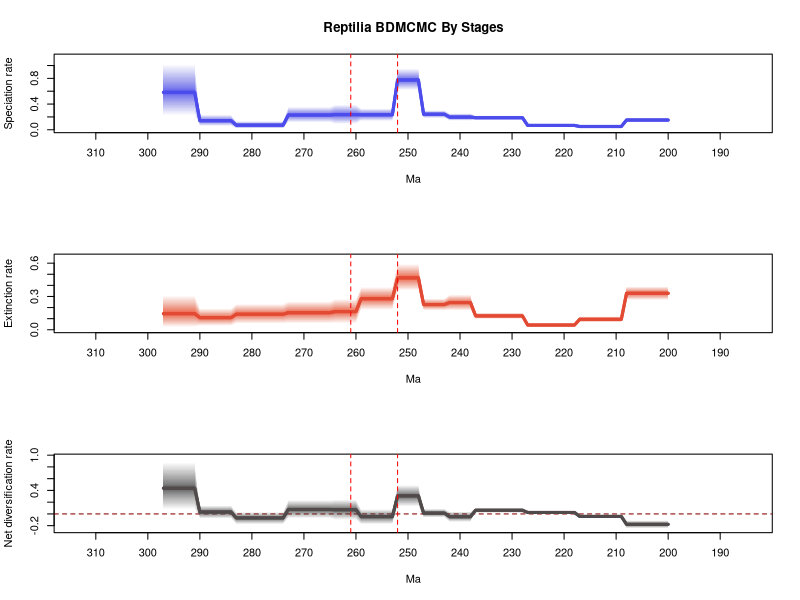

R code for this plot:
# 1 files combined:
# 	.\reptilia\mcmc_fixshift_no_predictors\D_bdmcmc\combined_10_marginal_rates.log

# 95% HPDs calculated using code from Biopy (https://www.cs.auckland.ac.nz/~yhel002/biopy/)

pdf(file='C:/Users/SimoesLabAdmin/Documents/BDNN_Arielli/reptilia/mcmc_fixshift_no_predictors/D_bdmcmc/combined_10_marginal_rates_RTT_plot2.pdf',width=8.4, height=10.8)
par(mfrow=c(3,1))
library(scales)
plot_RTT <- function (age,hpd_M,hpd_m,mean_m,color){
    N=100
    beta=(1:(N-1))/N
    alpha_shape=0.25
    cat=1-(beta^(1./alpha_shape))
    for (i in 1:(N-1)){
        trans= 1/N + 2/N
        polygon(c(age, rev(age)), c(hpd_M-((hpd_M-mean_m)*cat[i]), rev(hpd_m+((mean_m-hpd_m)*cat[i]))), col = alpha(color,trans), border = NA)
    }
    lines(rev(age), rev(mean_m), col = color, lwd=3)
}
    
L_hpd_m95=c(NA, NA,NA,NA,NA,NA,NA,NA,NA,NA,NA,NA,NA,NA,NA,NA,NA,NA,NA,NA,NA,NA,NA,NA,NA,NA,NA,NA,NA,NA,NA,NA,NA,NA,NA,NA,NA,NA,NA,NA,NA,NA,NA,NA,NA,NA,NA,NA,NA,NA,NA,NA,NA,NA,NA,NA,NA,NA,NA,NA,NA,NA,NA,NA,NA,NA,NA,NA,NA,NA,NA,NA,NA,NA,NA,NA,NA,NA,NA,NA,NA,NA,NA,NA,NA,NA,NA,NA,NA,NA,NA,NA,NA,NA,NA,NA,NA,NA,NA,NA,NA,NA,NA,NA,NA,NA,NA,NA,NA,NA,NA,NA,NA,NA,NA,NA,NA,NA,NA,NA,NA,NA,NA,NA,NA,NA,NA,NA,NA,NA,NA,NA,NA,NA,NA,NA,NA,NA,NA,NA,NA,NA,NA,NA,NA,NA,NA,NA,NA,NA,NA,NA,NA,NA,NA,NA,NA,NA,NA,NA,NA,NA,NA,NA,NA,NA,NA,NA,NA,NA,NA,NA,NA,NA,NA,NA,NA,NA,NA,NA,NA,NA,NA,NA,NA,NA,NA,NA,NA,NA,NA,NA,NA,NA,NA,NA,NA,NA,NA,NA,0.114894,0.114894,0.114894,0.114894,0.114894,0.114894,0.114894,0.114894,0.114894,0.03326,0.03326,0.03326,0.03326,0.03326,0.03326,0.03326,0.03326,0.03326,0.046772,0.046772,0.046772,0.046772,0.046772,0.046772,0.046772,0.046772,0.046772,0.046772,0.151488,0.151488,0.151488,0.151488,0.151488,0.151488,0.151488,0.151488,0.151488,0.151488,0.139884,0.139884,0.139884,0.139884,0.139884,0.180819,0.180819,0.180819,0.180819,0.180819,0.615236,0.615236,0.615236,0.615236,0.615236,0.136393,0.136393,0.136393,0.136393,0.136393,0.136393,0.136393,0.088346,0.088346,0.088346,0.088346,0.088346,0.114546,0.114546,0.114546,0.114546,0.114546,0.114546,0.114546,0.114546,0.114546,0.017754,0.017754,0.017754,0.017754,0.017754,0.017754,0.017754,0.017754,0.017754,0.017754,0.057652,0.057652,0.057652,0.057652,0.057652,0.057652,0.057652,0.216797,0.216797,0.216797,0.216797,0.216797,0.216797,0.216797)
L_hpd_M95=c(NA, NA,NA,NA,NA,NA,NA,NA,NA,NA,NA,NA,NA,NA,NA,NA,NA,NA,NA,NA,NA,NA,NA,NA,NA,NA,NA,NA,NA,NA,NA,NA,NA,NA,NA,NA,NA,NA,NA,NA,NA,NA,NA,NA,NA,NA,NA,NA,NA,NA,NA,NA,NA,NA,NA,NA,NA,NA,NA,NA,NA,NA,NA,NA,NA,NA,NA,NA,NA,NA,NA,NA,NA,NA,NA,NA,NA,NA,NA,NA,NA,NA,NA,NA,NA,NA,NA,NA,NA,NA,NA,NA,NA,NA,NA,NA,NA,NA,NA,NA,NA,NA,NA,NA,NA,NA,NA,NA,NA,NA,NA,NA,NA,NA,NA,NA,NA,NA,NA,NA,NA,NA,NA,NA,NA,NA,NA,NA,NA,NA,NA,NA,NA,NA,NA,NA,NA,NA,NA,NA,NA,NA,NA,NA,NA,NA,NA,NA,NA,NA,NA,NA,NA,NA,NA,NA,NA,NA,NA,NA,NA,NA,NA,NA,NA,NA,NA,NA,NA,NA,NA,NA,NA,NA,NA,NA,NA,NA,NA,NA,NA,NA,NA,NA,NA,NA,NA,NA,NA,NA,NA,NA,NA,NA,NA,NA,NA,NA,NA,NA,0.189069,0.189069,0.189069,0.189069,0.189069,0.189069,0.189069,0.189069,0.189069,0.069171,0.069171,0.069171,0.069171,0.069171,0.069171,0.069171,0.069171,0.069171,0.088614,0.088614,0.088614,0.088614,0.088614,0.088614,0.088614,0.088614,0.088614,0.088614,0.223601,0.223601,0.223601,0.223601,0.223601,0.223601,0.223601,0.223601,0.223601,0.223601,0.257515,0.257515,0.257515,0.257515,0.257515,0.303288,0.303288,0.303288,0.303288,0.303288,0.957867,0.957867,0.957867,0.957867,0.957867,0.333534,0.333534,0.333534,0.333534,0.333534,0.333534,0.333534,0.394066,0.394066,0.394066,0.394066,0.394066,0.359506,0.359506,0.359506,0.359506,0.359506,0.359506,0.359506,0.359506,0.359506,0.133905,0.133905,0.133905,0.133905,0.133905,0.133905,0.133905,0.133905,0.133905,0.133905,0.233301,0.233301,0.233301,0.233301,0.233301,0.233301,0.233301,1.029184,1.029184,1.029184,1.029184,1.029184,1.029184,1.029184)
M_hpd_m95=c(NA, NA,NA,NA,NA,NA,NA,NA,NA,NA,NA,NA,NA,NA,NA,NA,NA,NA,NA,NA,NA,NA,NA,NA,NA,NA,NA,NA,NA,NA,NA,NA,NA,NA,NA,NA,NA,NA,NA,NA,NA,NA,NA,NA,NA,NA,NA,NA,NA,NA,NA,NA,NA,NA,NA,NA,NA,NA,NA,NA,NA,NA,NA,NA,NA,NA,NA,NA,NA,NA,NA,NA,NA,NA,NA,NA,NA,NA,NA,NA,NA,NA,NA,NA,NA,NA,NA,NA,NA,NA,NA,NA,NA,NA,NA,NA,NA,NA,NA,NA,NA,NA,NA,NA,NA,NA,NA,NA,NA,NA,NA,NA,NA,NA,NA,NA,NA,NA,NA,NA,NA,NA,NA,NA,NA,NA,NA,NA,NA,NA,NA,NA,NA,NA,NA,NA,NA,NA,NA,NA,NA,NA,NA,NA,NA,NA,NA,NA,NA,NA,NA,NA,NA,NA,NA,NA,NA,NA,NA,NA,NA,NA,NA,NA,NA,NA,NA,NA,NA,NA,NA,NA,NA,NA,NA,NA,NA,NA,NA,NA,NA,NA,NA,NA,NA,NA,NA,NA,NA,NA,NA,NA,NA,NA,NA,NA,NA,NA,NA,NA,0.266566,0.266566,0.266566,0.266566,0.266566,0.266566,0.266566,0.266566,0.266566,0.066591,0.066591,0.066591,0.066591,0.066591,0.066591,0.066591,0.066591,0.066591,0.025333,0.025333,0.025333,0.025333,0.025333,0.025333,0.025333,0.025333,0.025333,0.025333,0.097955,0.097955,0.097955,0.097955,0.097955,0.097955,0.097955,0.097955,0.097955,0.097955,0.173304,0.173304,0.173304,0.173304,0.173304,0.173803,0.173803,0.173803,0.173803,0.173803,0.350377,0.350377,0.350377,0.350377,0.350377,0.177886,0.177886,0.177886,0.177886,0.177886,0.177886,0.177886,0.056537,0.056537,0.056537,0.056537,0.056537,0.055635,0.055635,0.055635,0.055635,0.055635,0.055635,0.055635,0.055635,0.055635,0.054453,0.054453,0.054453,0.054453,0.054453,0.054453,0.054453,0.054453,0.054453,0.054453,0.034603,0.034603,0.034603,0.034603,0.034603,0.034603,0.034603,0.020277,0.020277,0.020277,0.020277,0.020277,0.020277,0.020277)
M_hpd_M95=c(NA, NA,NA,NA,NA,NA,NA,NA,NA,NA,NA,NA,NA,NA,NA,NA,NA,NA,NA,NA,NA,NA,NA,NA,NA,NA,NA,NA,NA,NA,NA,NA,NA,NA,NA,NA,NA,NA,NA,NA,NA,NA,NA,NA,NA,NA,NA,NA,NA,NA,NA,NA,NA,NA,NA,NA,NA,NA,NA,NA,NA,NA,NA,NA,NA,NA,NA,NA,NA,NA,NA,NA,NA,NA,NA,NA,NA,NA,NA,NA,NA,NA,NA,NA,NA,NA,NA,NA,NA,NA,NA,NA,NA,NA,NA,NA,NA,NA,NA,NA,NA,NA,NA,NA,NA,NA,NA,NA,NA,NA,NA,NA,NA,NA,NA,NA,NA,NA,NA,NA,NA,NA,NA,NA,NA,NA,NA,NA,NA,NA,NA,NA,NA,NA,NA,NA,NA,NA,NA,NA,NA,NA,NA,NA,NA,NA,NA,NA,NA,NA,NA,NA,NA,NA,NA,NA,NA,NA,NA,NA,NA,NA,NA,NA,NA,NA,NA,NA,NA,NA,NA,NA,NA,NA,NA,NA,NA,NA,NA,NA,NA,NA,NA,NA,NA,NA,NA,NA,NA,NA,NA,NA,NA,NA,NA,NA,NA,NA,NA,NA,0.392005,0.392005,0.392005,0.392005,0.392005,0.392005,0.392005,0.392005,0.392005,0.121234,0.121234,0.121234,0.121234,0.121234,0.121234,0.121234,0.121234,0.121234,0.06033,0.06033,0.06033,0.06033,0.06033,0.06033,0.06033,0.06033,0.06033,0.06033,0.154237,0.154237,0.154237,0.154237,0.154237,0.154237,0.154237,0.154237,0.154237,0.154237,0.317843,0.317843,0.317843,0.317843,0.317843,0.282915,0.282915,0.282915,0.282915,0.282915,0.595626,0.595626,0.595626,0.595626,0.595626,0.387275,0.387275,0.387275,0.387275,0.387275,0.387275,0.387275,0.280159,0.280159,0.280159,0.280159,0.280159,0.258638,0.258638,0.258638,0.258638,0.258638,0.258638,0.258638,0.258638,0.258638,0.234325,0.234325,0.234325,0.234325,0.234325,0.234325,0.234325,0.234325,0.234325,0.234325,0.193448,0.193448,0.193448,0.193448,0.193448,0.193448,0.193448,0.310559,0.310559,0.310559,0.310559,0.310559,0.310559,0.310559)
R_hpd_m95=c(NA, NA,NA,NA,NA,NA,NA,NA,NA,NA,NA,NA,NA,NA,NA,NA,NA,NA,NA,NA,NA,NA,NA,NA,NA,NA,NA,NA,NA,NA,NA,NA,NA,NA,NA,NA,NA,NA,NA,NA,NA,NA,NA,NA,NA,NA,NA,NA,NA,NA,NA,NA,NA,NA,NA,NA,NA,NA,NA,NA,NA,NA,NA,NA,NA,NA,NA,NA,NA,NA,NA,NA,NA,NA,NA,NA,NA,NA,NA,NA,NA,NA,NA,NA,NA,NA,NA,NA,NA,NA,NA,NA,NA,NA,NA,NA,NA,NA,NA,NA,NA,NA,NA,NA,NA,NA,NA,NA,NA,NA,NA,NA,NA,NA,NA,NA,NA,NA,NA,NA,NA,NA,NA,NA,NA,NA,NA,NA,NA,NA,NA,NA,NA,NA,NA,NA,NA,NA,NA,NA,NA,NA,NA,NA,NA,NA,NA,NA,NA,NA,NA,NA,NA,NA,NA,NA,NA,NA,NA,NA,NA,NA,NA,NA,NA,NA,NA,NA,NA,NA,NA,NA,NA,NA,NA,NA,NA,NA,NA,NA,NA,NA,NA,NA,NA,NA,NA,NA,NA,NA,NA,NA,NA,NA,NA,NA,NA,NA,NA,NA,-0.245068,-0.245068,-0.245068,-0.245068,-0.245068,-0.245068,-0.245068,-0.245068,-0.245068,-0.072019,-0.072019,-0.072019,-0.072019,-0.072019,-0.072019,-0.072019,-0.072019,-0.072019,0.001971,0.001971,0.001971,0.001971,0.001971,0.001971,0.001971,0.001971,0.001971,0.001971,0.017861,0.017861,0.017861,0.017861,0.017861,0.017861,0.017861,0.017861,0.017861,0.017861,-0.136564,-0.136564,-0.136564,-0.136564,-0.136564,-0.060812,-0.060812,-0.060812,-0.060812,-0.060812,0.126858,0.126858,0.126858,0.126858,0.126858,-0.176934,-0.176934,-0.176934,-0.176934,-0.176934,-0.176934,-0.176934,-0.104292,-0.104292,-0.104292,-0.104292,-0.104292,-0.078207,-0.078207,-0.078207,-0.078207,-0.078207,-0.078207,-0.078207,-0.078207,-0.078207,-0.176243,-0.176243,-0.176243,-0.176243,-0.176243,-0.176243,-0.176243,-0.176243,-0.176243,-0.176243,-0.080873,-0.080873,-0.080873,-0.080873,-0.080873,-0.080873,-0.080873,0.074403,0.074403,0.074403,0.074403,0.074403,0.074403,0.074403)
R_hpd_M95=c(NA, NA,NA,NA,NA,NA,NA,NA,NA,NA,NA,NA,NA,NA,NA,NA,NA,NA,NA,NA,NA,NA,NA,NA,NA,NA,NA,NA,NA,NA,NA,NA,NA,NA,NA,NA,NA,NA,NA,NA,NA,NA,NA,NA,NA,NA,NA,NA,NA,NA,NA,NA,NA,NA,NA,NA,NA,NA,NA,NA,NA,NA,NA,NA,NA,NA,NA,NA,NA,NA,NA,NA,NA,NA,NA,NA,NA,NA,NA,NA,NA,NA,NA,NA,NA,NA,NA,NA,NA,NA,NA,NA,NA,NA,NA,NA,NA,NA,NA,NA,NA,NA,NA,NA,NA,NA,NA,NA,NA,NA,NA,NA,NA,NA,NA,NA,NA,NA,NA,NA,NA,NA,NA,NA,NA,NA,NA,NA,NA,NA,NA,NA,NA,NA,NA,NA,NA,NA,NA,NA,NA,NA,NA,NA,NA,NA,NA,NA,NA,NA,NA,NA,NA,NA,NA,NA,NA,NA,NA,NA,NA,NA,NA,NA,NA,NA,NA,NA,NA,NA,NA,NA,NA,NA,NA,NA,NA,NA,NA,NA,NA,NA,NA,NA,NA,NA,NA,NA,NA,NA,NA,NA,NA,NA,NA,NA,NA,NA,NA,NA,-0.108801,-0.108801,-0.108801,-0.108801,-0.108801,-0.108801,-0.108801,-0.108801,-0.108801,-0.014012,-0.014012,-0.014012,-0.014012,-0.014012,-0.014012,-0.014012,-0.014012,-0.014012,0.049119,0.049119,0.049119,0.049119,0.049119,0.049119,0.049119,0.049119,0.049119,0.049119,0.107322,0.107322,0.107322,0.107322,0.107322,0.107322,0.107322,0.107322,0.107322,0.107322,0.041542,0.041542,0.041542,0.041542,0.041542,0.089411,0.089411,0.089411,0.089411,0.089411,0.492103,0.492103,0.492103,0.492103,0.492103,0.080868,0.080868,0.080868,0.080868,0.080868,0.080868,0.080868,0.244363,0.244363,0.244363,0.244363,0.244363,0.236442,0.236442,0.236442,0.236442,0.236442,0.236442,0.236442,0.236442,0.236442,0.032035,0.032035,0.032035,0.032035,0.032035,0.032035,0.032035,0.032035,0.032035,0.032035,0.144286,0.144286,0.144286,0.144286,0.144286,0.144286,0.144286,0.880124,0.880124,0.880124,0.880124,0.880124,0.880124,0.880124)
L_mean=c(NA, NA,NA,NA,NA,NA,NA,NA,NA,NA,NA,NA,NA,NA,NA,NA,NA,NA,NA,NA,NA,NA,NA,NA,NA,NA,NA,NA,NA,NA,NA,NA,NA,NA,NA,NA,NA,NA,NA,NA,NA,NA,NA,NA,NA,NA,NA,NA,NA,NA,NA,NA,NA,NA,NA,NA,NA,NA,NA,NA,NA,NA,NA,NA,NA,NA,NA,NA,NA,NA,NA,NA,NA,NA,NA,NA,NA,NA,NA,NA,NA,NA,NA,NA,NA,NA,NA,NA,NA,NA,NA,NA,NA,NA,NA,NA,NA,NA,NA,NA,NA,NA,NA,NA,NA,NA,NA,NA,NA,NA,NA,NA,NA,NA,NA,NA,NA,NA,NA,NA,NA,NA,NA,NA,NA,NA,NA,NA,NA,NA,NA,NA,NA,NA,NA,NA,NA,NA,NA,NA,NA,NA,NA,NA,NA,NA,NA,NA,NA,NA,NA,NA,NA,NA,NA,NA,NA,NA,NA,NA,NA,NA,NA,NA,NA,NA,NA,NA,NA,NA,NA,NA,NA,NA,NA,NA,NA,NA,NA,NA,NA,NA,NA,NA,NA,NA,NA,NA,NA,NA,NA,NA,NA,NA,NA,NA,NA,NA,NA,NA,0.151212959234015,0.151212959234015,0.151212959234015,0.151212959234015,0.151212959234015,0.151212959234015,0.151212959234015,0.151212959234015,0.151212959234015,0.051229057383966,0.051229057383966,0.051229057383966,0.051229057383966,0.051229057383966,0.051229057383966,0.051229057383966,0.051229057383966,0.051229057383966,0.067588026268528,0.067588026268528,0.067588026268528,0.067588026268528,0.067588026268528,0.067588026268528,0.067588026268528,0.067588026268528,0.067588026268528,0.067588026268528,0.187355944325435,0.187355944325435,0.187355944325435,0.187355944325435,0.187355944325435,0.187355944325435,0.187355944325435,0.187355944325435,0.187355944325435,0.187355944325435,0.197566190847128,0.197566190847128,0.197566190847128,0.197566190847128,0.197566190847128,0.241381186995564,0.241381186995564,0.241381186995564,0.241381186995564,0.241381186995564,0.774976470236936,0.774976470236936,0.774976470236936,0.774976470236936,0.774976470236936,0.23365370388402,0.23365370388402,0.23365370388402,0.23365370388402,0.23365370388402,0.23365370388402,0.23365370388402,0.235443133484799,0.235443133484799,0.235443133484799,0.235443133484799,0.235443133484799,0.229390156788921,0.229390156788921,0.229390156788921,0.229390156788921,0.229390156788921,0.229390156788921,0.229390156788921,0.229390156788921,0.229390156788921,0.071970513837499,0.071970513837499,0.071970513837499,0.071970513837499,0.071970513837499,0.071970513837499,0.071970513837499,0.071970513837499,0.071970513837499,0.071970513837499,0.141256157373147,0.141256157373147,0.141256157373147,0.141256157373147,0.141256157373147,0.141256157373147,0.141256157373147,0.582573489776047,0.582573489776047,0.582573489776047,0.582573489776047,0.582573489776047,0.582573489776047,0.582573489776047)
M_mean=c(NA, NA,NA,NA,NA,NA,NA,NA,NA,NA,NA,NA,NA,NA,NA,NA,NA,NA,NA,NA,NA,NA,NA,NA,NA,NA,NA,NA,NA,NA,NA,NA,NA,NA,NA,NA,NA,NA,NA,NA,NA,NA,NA,NA,NA,NA,NA,NA,NA,NA,NA,NA,NA,NA,NA,NA,NA,NA,NA,NA,NA,NA,NA,NA,NA,NA,NA,NA,NA,NA,NA,NA,NA,NA,NA,NA,NA,NA,NA,NA,NA,NA,NA,NA,NA,NA,NA,NA,NA,NA,NA,NA,NA,NA,NA,NA,NA,NA,NA,NA,NA,NA,NA,NA,NA,NA,NA,NA,NA,NA,NA,NA,NA,NA,NA,NA,NA,NA,NA,NA,NA,NA,NA,NA,NA,NA,NA,NA,NA,NA,NA,NA,NA,NA,NA,NA,NA,NA,NA,NA,NA,NA,NA,NA,NA,NA,NA,NA,NA,NA,NA,NA,NA,NA,NA,NA,NA,NA,NA,NA,NA,NA,NA,NA,NA,NA,NA,NA,NA,NA,NA,NA,NA,NA,NA,NA,NA,NA,NA,NA,NA,NA,NA,NA,NA,NA,NA,NA,NA,NA,NA,NA,NA,NA,NA,NA,NA,NA,NA,NA,0.328488607897869,0.328488607897869,0.328488607897869,0.328488607897869,0.328488607897869,0.328488607897869,0.328488607897869,0.328488607897869,0.328488607897869,0.094336452450503,0.094336452450503,0.094336452450503,0.094336452450503,0.094336452450503,0.094336452450503,0.094336452450503,0.094336452450503,0.094336452450503,0.04271728531862,0.04271728531862,0.04271728531862,0.04271728531862,0.04271728531862,0.04271728531862,0.04271728531862,0.04271728531862,0.04271728531862,0.04271728531862,0.12514404502867,0.12514404502867,0.12514404502867,0.12514404502867,0.12514404502867,0.12514404502867,0.12514404502867,0.12514404502867,0.12514404502867,0.12514404502867,0.245256553629774,0.245256553629774,0.245256553629774,0.245256553629774,0.245256553629774,0.227105283674132,0.227105283674132,0.227105283674132,0.227105283674132,0.227105283674132,0.467506119701396,0.467506119701396,0.467506119701396,0.467506119701396,0.467506119701396,0.27974881090555,0.27974881090555,0.27974881090555,0.27974881090555,0.27974881090555,0.27974881090555,0.27974881090555,0.164104875213675,0.164104875213675,0.164104875213675,0.164104875213675,0.164104875213675,0.153949008893216,0.153949008893216,0.153949008893216,0.153949008893216,0.153949008893216,0.153949008893216,0.153949008893216,0.153949008893216,0.153949008893216,0.139790877615493,0.139790877615493,0.139790877615493,0.139790877615493,0.139790877615493,0.139790877615493,0.139790877615493,0.139790877615493,0.139790877615493,0.139790877615493,0.109307967845937,0.109307967845937,0.109307967845937,0.109307967845937,0.109307967845937,0.109307967845937,0.109307967845937,0.145238323466407,0.145238323466407,0.145238323466407,0.145238323466407,0.145238323466407,0.145238323466407,0.145238323466407)
R_mean=c(NA, NA,NA,NA,NA,NA,NA,NA,NA,NA,NA,NA,NA,NA,NA,NA,NA,NA,NA,NA,NA,NA,NA,NA,NA,NA,NA,NA,NA,NA,NA,NA,NA,NA,NA,NA,NA,NA,NA,NA,NA,NA,NA,NA,NA,NA,NA,NA,NA,NA,NA,NA,NA,NA,NA,NA,NA,NA,NA,NA,NA,NA,NA,NA,NA,NA,NA,NA,NA,NA,NA,NA,NA,NA,NA,NA,NA,NA,NA,NA,NA,NA,NA,NA,NA,NA,NA,NA,NA,NA,NA,NA,NA,NA,NA,NA,NA,NA,NA,NA,NA,NA,NA,NA,NA,NA,NA,NA,NA,NA,NA,NA,NA,NA,NA,NA,NA,NA,NA,NA,NA,NA,NA,NA,NA,NA,NA,NA,NA,NA,NA,NA,NA,NA,NA,NA,NA,NA,NA,NA,NA,NA,NA,NA,NA,NA,NA,NA,NA,NA,NA,NA,NA,NA,NA,NA,NA,NA,NA,NA,NA,NA,NA,NA,NA,NA,NA,NA,NA,NA,NA,NA,NA,NA,NA,NA,NA,NA,NA,NA,NA,NA,NA,NA,NA,NA,NA,NA,NA,NA,NA,NA,NA,NA,NA,NA,NA,NA,NA,NA,-0.177275651887915,-0.177275651887915,-0.177275651887915,-0.177275651887915,-0.177275651887915,-0.177275651887915,-0.177275651887915,-0.177275651887915,-0.177275651887915,-0.043107394049551,-0.043107394049551,-0.043107394049551,-0.043107394049551,-0.043107394049551,-0.043107394049551,-0.043107394049551,-0.043107394049551,-0.043107394049551,0.024870744390349,0.024870744390349,0.024870744390349,0.024870744390349,0.024870744390349,0.024870744390349,0.024870744390349,0.024870744390349,0.024870744390349,0.024870744390349,0.062211902455913,0.062211902455913,0.062211902455913,0.062211902455913,0.062211902455913,0.062211902455913,0.062211902455913,0.062211902455913,0.062211902455913,0.062211902455913,-0.047690361073245,-0.047690361073245,-0.047690361073245,-0.047690361073245,-0.047690361073245,0.014275902845397,0.014275902845397,0.014275902845397,0.014275902845397,0.014275902845397,0.307470347938981,0.307470347938981,0.307470347938981,0.307470347938981,0.307470347938981,-0.046095110461971,-0.046095110461971,-0.046095110461971,-0.046095110461971,-0.046095110461971,-0.046095110461971,-0.046095110461971,0.071338259417938,0.071338259417938,0.071338259417938,0.071338259417938,0.071338259417938,0.075441144195607,0.075441144195607,0.075441144195607,0.075441144195607,0.075441144195607,0.075441144195607,0.075441144195607,0.075441144195607,0.075441144195607,-0.06782036511955,-0.06782036511955,-0.06782036511955,-0.06782036511955,-0.06782036511955,-0.06782036511955,-0.06782036511955,-0.06782036511955,-0.06782036511955,-0.06782036511955,0.031948188055826,0.031948188055826,0.031948188055826,0.031948188055826,0.031948188055826,0.031948188055826,0.031948188055826,0.437335165573948,0.437335165573948,0.437335165573948,0.437335165573948,0.437335165573948,0.437335165573948,0.437335165573948)
trans=0.5
age=(0:(298-1))* -1
# Calculate positions for the mass extinction events
perm_trias_extinction = -252 # End-Permian mass extinction (252 Ma)
guadalupian_extinction = -261 # Guadalupian extinction (261 Ma)

# Define custom tick positions at 10 MY intervals
x_ticks <- seq(-310, -190, by=10)
x_tick_labels <- abs(x_ticks)

# First plot: Speciation rate
plot(age, age, type='n', ylim=c(0, 1.1321024000000002), xlim=c(-312.9, -185.1), 
     ylab='Speciation rate', xlab='Ma', main='Reptilia BDMCMC By Stages', 
     xaxt='n') # Remove default x-axis
axis(1, at=x_ticks, labels=x_tick_labels) # Custom x-axis with 10MY interval ticks

plot_RTT(age, L_hpd_M95, L_hpd_m95, L_mean, "#4c4cec")
lines(rev(age), rev(L_mean), col="#4c4cec", lwd=3)

# Add vertical lines for mass extinction events
abline(v=perm_trias_extinction, col="red", lty=2) 
abline(v=guadalupian_extinction, col="red", lty=2)

# Second plot: Extinction rate
plot(age, age, type='n', ylim=c(0, 0.6551886), xlim=c(-312.9, -185.1), 
     ylab='Extinction rate', xlab='Ma',
     xaxt='n') # Remove default x-axis
axis(1, at=x_ticks, labels=x_tick_labels) # Custom x-axis with 10MY interval ticks

plot_RTT(age, M_hpd_M95, M_hpd_m95, M_mean, "#e34a33")
lines(rev(age), rev(M_mean), col="#e34a33", lwd=3)

# Add vertical lines for mass extinction events
abline(v=perm_trias_extinction, col="red", lty=2)
abline(v=guadalupian_extinction, col="red", lty=2)

# Third plot: Net diversification rate
plot(age, age, type='n', ylim=c(-0.2695748, 0.9681364000000001), xlim=c(-312.9, -185.1), 
     ylab='Net diversification rate', xlab='Ma',
     xaxt='n') # Remove default x-axis
axis(1, at=x_ticks, labels=x_tick_labels) # Custom x-axis with 10MY interval ticks

abline(h=0, lty=2, col="darkred")
plot_RTT(age, R_hpd_M95, R_hpd_m95, R_mean, "#504A4B")
lines(rev(age), rev(R_mean), col="#504A4B", lwd=3)

# Add vertical lines for mass extinction events
abline(v=perm_trias_extinction, col="red", lty=2)
abline(v=guadalupian_extinction, col="red", lty=2)

dev.off()
